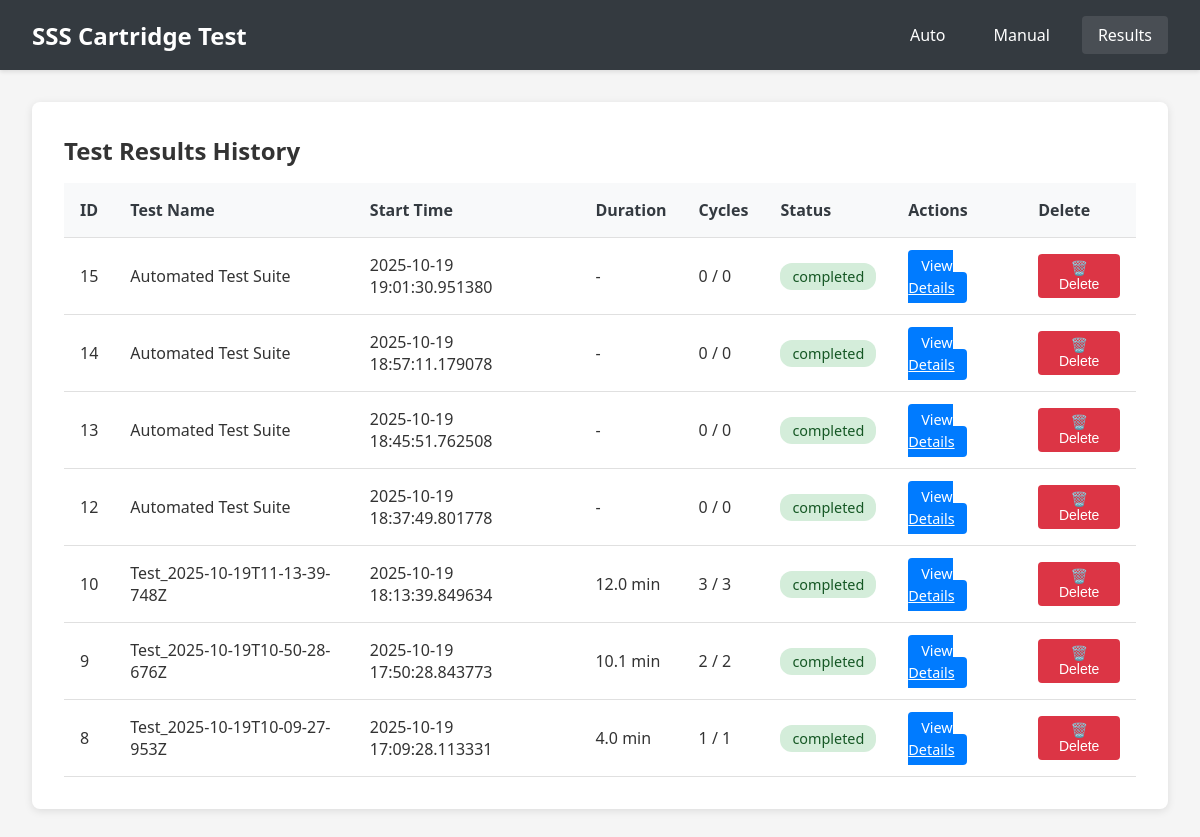
The app's page /results, older data.
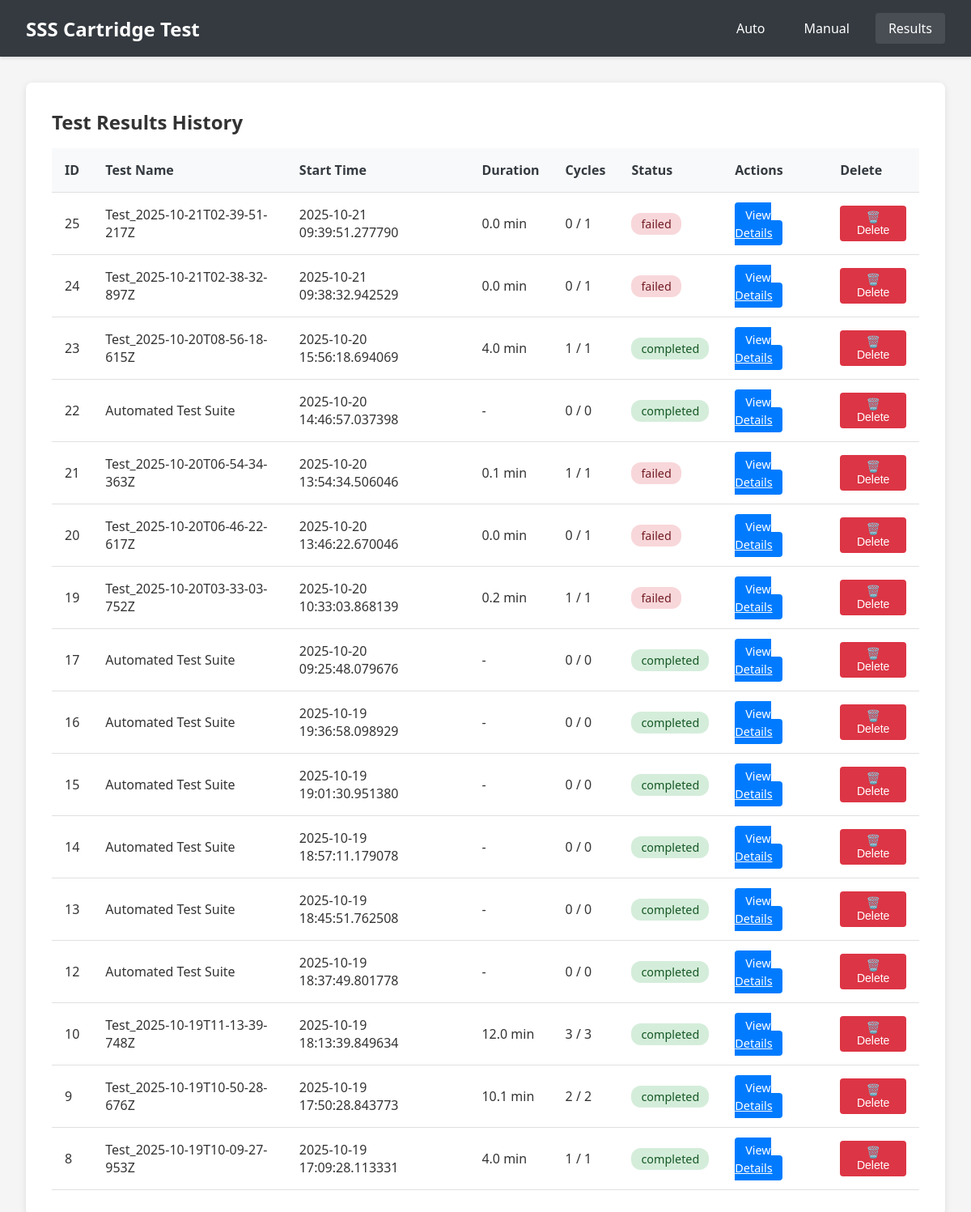
The same page, newer data.
### tables this page shows
CREATE TABLE test_runs (
                    id INTEGER PRIMARY KEY AUTOINCREMENT,
                    name TEXT NOT NULL,
                    start_time TIMESTAMP NOT NULL,
                    end_time TIMESTAMP,
                    status TEXT NOT NULL,
                    total_cycles INTEGER,
                    completed_cycles INTEGER DEFAULT 0,
                    config TEXT NOT NULL,
                    result_summary TEXT,
                    created_at TIMESTAMP DEFAULT CURRENT_TIMESTAMP
                );

### app.py (the view)
@app.route('/results')
def results_page():
    from datetime import datetime
    test_runs = db.get_all_test_runs(limit=20)
    for test in test_runs:
        if test['end_time'] and test['start_time']:
            try:
                start_dt = datetime.fromisoformat(test['start_time'].replace(' ', 'T'))
                end_dt = datetime.fromisoformat(test['end_time'].replace(' ', 'T'))
                duration_seconds = (end_dt - start_dt).total_seconds()
                test['duration_minutes'] = duration_seconds / 60
            except:
                test['duration_minutes'] = None
        else:
            test['duration_minutes'] = None
    return render_template('results.html',
                         test_runs=test_runs)

### database.py (called while the page is built)
    @contextmanager
    def get_connection(self):
        conn = sqlite3.connect(self.db_path)
        conn.row_factory = sqlite3.Row
        try:
            yield conn
            conn.commit()
        except Exception as e:
            conn.rollback()
            raise e
        finally:
            conn.close()

    def get_all_test_runs(self, limit: int = 50) -> List[Dict]:
        with self.get_connection() as conn:
            cursor = conn.cursor()
            cursor.execute('''
                SELECT * FROM test_runs
                ORDER BY start_time DESC
                LIMIT ?
            ''', (limit,))
            return [dict(row) for row in cursor.fetchall()]

### templates/results.html (shortened to what this page needs)
<!DOCTYPE html>
<html lang="en">
<head>
    <link rel="stylesheet" href="{{ url_for('static', filename='css/style.css') }}">
</head>
<body>
    <nav class="navbar">
        <div class="nav-brand">SSS Cartridge Test</div>
        <div class="nav-menu">
            <a href="/">Auto</a>
            <a href="/manual">Manual</a>
            <a href="/results" class="active">Results</a>
        </div>
    </nav>
    <div class="container">
        <div class="results-content">
            <h2>Test Results History</h2>
            <div class="results-table">
                <table>
                    <thead>
                        <tr>
                            <th>ID</th>
                            <th>Test Name</th>
                            <th>Start Time</th>
                            <th>Duration</th>
                            <th>Cycles</th>
                            <th>Status</th>
                            <th>Actions</th>
                            <th>Delete</th>
                        </tr>
                    </thead>
                    <tbody>
                        {% for test in test_runs %}
                        <tr>
                            <td>{{ test['id'] }}</td>
                            <td>{{ test['name'] }}</td>
                            <td>{{ test['start_time'] }}</td>
                            <td>
                                {% if test['duration_minutes'] is not none %}
                                    {{ "%.1f"|format(test['duration_minutes']) }} min
                                {% elif test['end_time'] %}
                                    -
                                {% else %}
                                    Running...
                                {% endif %}
                            </td>
                            <td>{{ test['completed_cycles'] }} / {{ test['total_cycles'] }}</td>
                            <td>
                                <span class="status-badge status-{{ test['status'] }}">{{ test['status'] }}</span>
                            </td>
                            <td>
                                <a href="/results/{{ test['id'] }}" class="btn btn-sm btn-primary">View Details</a>
                            </td>
                            <td>
                                <button class="btn-delete" onclick="deleteTest({{ test['id'] }}, '{{ test['name'] }}')">
                                    🗑️ Delete
                                </button>
                            </td>
                        </tr>
                        {% endfor %}
                    </tbody>
                </table>
            </div>
        </div>
    </div>
</body>
</html>

### static/css/style.css (style rules this page uses)
:root { --primary-color: #007bff; --success-color: #28a745; --danger-color: #dc3545; --warning-color: #ffc107; --info-color: #17a2b8; --secondary-color: #6c757d; --dark-color: #343a40; --light-color: #f8f9fa; --online-color: #28a745; --offline-color: #dc3545; }
* { margin: 0; padding: 0; box-sizing: border-box; }
body { font-family: 'Segoe UI', Tahoma, Geneva, Verdana, sans-serif; background-color: #f5f5f5; color: #333; }
.navbar { background-color: var(--dark-color); color: white; padding: 1rem 2rem; display: flex; justify-content: space-between; align-items: center; box-shadow: 0 2px 4px rgba(0,0,0,0.1); }
.nav-brand { font-size: 1.5rem; font-weight: bold; }
.nav-menu { display: flex; gap: 1rem; align-items: center; }
.nav-menu a { color: white; text-decoration: none; padding: 0.5rem 1rem; border-radius: 4px; transition: background-color 0.3s; }
.nav-menu a:hover, .nav-menu a.active { background-color: rgba(255,255,255,0.1); }
.container { max-width: 1400px; margin: 2rem auto; padding: 0 2rem; }
.btn { padding: 0.75rem 1.5rem; border: none; border-radius: 4px; font-size: 1rem; cursor: pointer; transition: all 0.3s; font-weight: 500; }
.btn-primary { background-color: var(--primary-color); color: white; }
.btn-sm { padding: 0.4rem 0.8rem; font-size: 0.9rem; }
.status-badge { padding: 0.25rem 0.75rem; border-radius: 12px; font-size: 0.9rem; font-weight: 500; }
.status-completed { background-color: #d4edda; color: #155724; }
.status-stopped, .status-error, .status-failed { background-color: #f8d7da; color: #721c24; }
.results-content { background: white; border-radius: 8px; padding: 2rem; box-shadow: 0 2px 8px rgba(0,0,0,0.1); }
.results-table { overflow-x: auto; margin-top: 1rem; }
table { width: 100%; border-collapse: collapse; }
th, td { padding: 1rem; text-align: left; border-bottom: 1px solid #e0e0e0; }
th { background-color: #f8f9fa; font-weight: 600; color: var(--dark-color); }

### templates/results.html (style rules this page uses)
.btn-delete { background-color: #dc3545; color: white; padding: 0.375rem 0.75rem; border: none; border-radius: 4px; cursor: pointer; font-size: 0.875rem; }

Row changes from the older to the newer data that the page shows:
added test_runs: id "25", name "Test_2025-10-21T02-39-51-217Z", start_time "2025-10-21 09:39:51.277790", duration_minutes "0.0", completed_cycles "0", total_cycles "1", status "failed"
added test_runs: id "24", name "Test_2025-10-21T02-38-32-897Z", start_time "2025-10-21 09:38:32.942529", duration_minutes "0.0", completed_cycles "0", total_cycles "1", status "failed"
added test_runs: id "23", name "Test_2025-10-20T08-56-18-615Z", start_time "2025-10-20 15:56:18.694069", duration_minutes "4.0", completed_cycles "1", total_cycles "1", status "completed"
added test_runs: id "22", name "Automated Test Suite", start_time "2025-10-20 14:46:57.037398", completed_cycles "0", total_cycles "0", status "completed"
added test_runs: id "21", name "Test_2025-10-20T06-54-34-363Z", start_time "2025-10-20 13:54:34.506046", duration_minutes "0.1", completed_cycles "1", total_cycles "1", status "failed"
added test_runs: id "20", name "Test_2025-10-20T06-46-22-617Z", start_time "2025-10-20 13:46:22.670046", duration_minutes "0.0", completed_cycles "0", total_cycles "1", status "failed"
added test_runs: id "19", name "Test_2025-10-20T03-33-03-752Z", start_time "2025-10-20 10:33:03.868139", duration_minutes "0.2", completed_cycles "1", total_cycles "1", status "failed"
added test_runs: id "17", name "Automated Test Suite", start_time "2025-10-20 09:25:48.079676", completed_cycles "0", total_cycles "0", status "completed"
added test_runs: id "16", name "Automated Test Suite", start_time "2025-10-19 19:36:58.098929", completed_cycles "0", total_cycles "0", status "completed"
